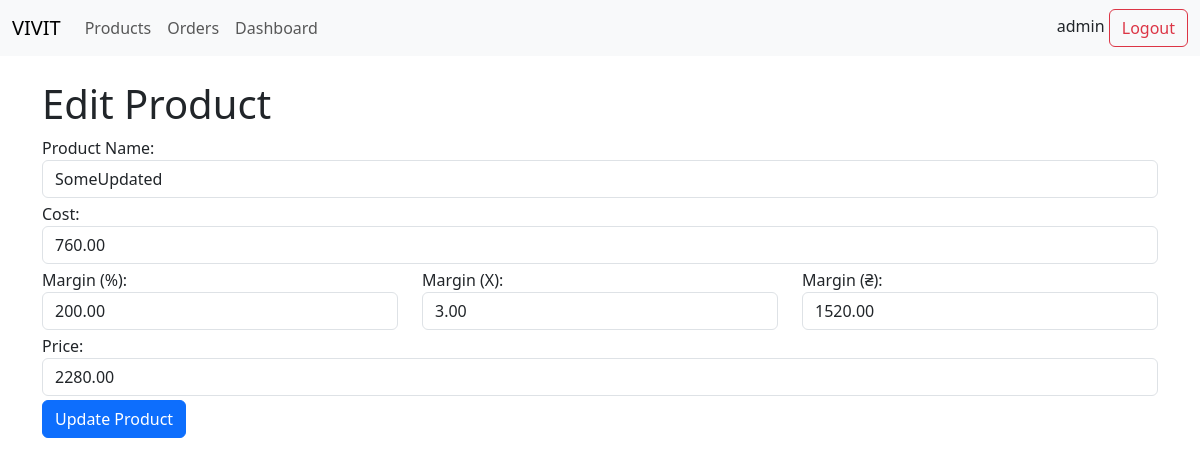
Screenshot of /product/edit_product/1 (signed in) with the database file from the repository.
### app/models.py (models this page shows, shortened)
class User(db.Model, UserMixin):
    __tablename__ = "user"
    id = db.Column(db.Integer, primary_key=True)
    username = db.Column(db.String(64), unique=True, nullable=False)
    password_hash = db.Column(db.String(128), nullable=False)

class Product(db.Model):
    __tablename__ = "product"
    id = db.Column(db.Integer, primary_key=True)
    name = db.Column(db.String(100), nullable=False)
    cost = db.Column(Numeric(10, 2), nullable=False)
    margin = db.Column(Numeric(10, 2), nullable=True)
    @property
    def price(self):
        if self.margin is not None:
            return self.cost + self.margin
        return self.cost

### app/product/routes.py (the view)
@product.route("/edit_product/<int:product_id>", methods=["GET", "POST"])
@login_required
def edit_product(product_id):
    product: Product = Product.query.get_or_404(product_id)
    marginUAH = product.margin if product.margin is not None else 0
    marginPercent = round(
        product.cost and (product.margin / product.cost) * 100 or 0, 2
    )
    marginMultiplier = round(
        product.cost and ((product.cost + product.margin) / product.cost) or 0, 2
    )
    if request.method == "POST":
        product.name = request.form.get("name")
        product.cost = request.form.get("cost")
        product.margin = request.form.get("marginUAH")
        db.session.commit()
        return redirect(url_for("product.products_list"))
    return render_template(
        "product/edit_product.html",
        product=product,
        marginUAH=marginUAH,
        marginPercent=marginPercent,
        marginMultiplier=marginMultiplier,
    )

### app/extensions.py (called while the page is built)
@login_manager.user_loader
def load_user(user_id):
    from .models import User
    return User.query.get(int(user_id))

### app/templates/product/edit_product.html (shortened to what this page needs)
{% extends "base.html" %}
{% block content %}
<h1>Edit Product</h1>
<form method="POST" action="{{ url_for('product.edit_product', product_id=product.id) }}">
  <div class="row mb-1">
    <div class="col">
      <label for="name">Product Name:</label>
      <input type="text" class="form-control" id="name" name="name" value="{{ product.name }}" required>
    </div>
  </div>
  <div class="row mb-1">
    <div class="col">
      <label for="cost">Cost:</label>
      <input type="number" step="0.01" class="form-control" id="cost" name="cost" value="{{ product.cost }}" required>
    </div>
  </div>
  <div class="row mb-1">
    <div class="col">
      <label for="margin">Margin (%):</label>
      <input type="number" step="0.01" class="form-control" id="marginPercent" name="marginPercent" value="{{ marginPercent }}" required>
    </div>
    <div class="col">
      <label for="margin">Margin (X):</label>
      <input type="number" step="0.01" class="form-control" id="marginMultiplier" name="marginMultiplier" value="{{ marginMultiplier }}" required>
    </div>
    <div class="col">
      <label for="margin">Margin (₴):</label>
      <input type="number" step="0.01" class="form-control" id="marginUAH" name="marginUAH" value="{{ marginUAH }}" required>
    </div>
  </div>
  <div class="row mb-1">
    <div class="col">
      <label for="price">Price:</label>
      <input type="number" step="0.01" class="form-control" id="price" name="price" value="{{ product.price }}" required>
    </div>
  </div>
  <button type="submit" class="btn btn-primary">Update Product</button>
{% endblock content %}

### app/templates/base.html (shortened to what this page needs)
<!doctype html>
<html lang="en">
<head>
    <link href="https://cdn.jsdelivr.net/npm/bootstrap@5.3.0/dist/css/bootstrap.min.css" rel="stylesheet">
</head>
<body>
    <nav class="navbar navbar-expand-lg navbar-light bg-light mb-4">
        <div class="container-fluid">
            <a class="navbar-brand" href="{{ url_for('product.products_list') }}">VIVIT</a>
            <div class="collapse navbar-collapse" id="navbarSupportedContent">
                <ul class="navbar-nav me-auto mb-2 mb-lg-0">
                    <li class="nav-item">
                        <a class="nav-link" href="{{ url_for('product.products_list') }}">Products</a>
                    </li>
                    <li class="nav-item">
                        <a class="nav-link" href="{{ url_for('order.orders_list') }}">Orders</a>
                    </li>
                    <li class="nav-item">
                        <a class="nav-link" href="{{ url_for('analytics.stats') }}">Dashboard</a>
                    </li>
                </ul>
            </div>
            <div>
                {% if current_user.is_authenticated %}
                {{current_user.username}}
                <a class="btn btn-outline-danger" href="{{ url_for('auth.logout') }}">Logout</a>
                {% else %}
                You must <a class="" href="{{ url_for('auth.login') }}">Login</a>!
                {% endif %}
            </div>
        </div>
    </nav>
    <div class="container">
        {% block content %}{% endblock %}
    </div>
</body>
</html>

### rows the page displays
User: username "admin"
Product: name "SomeUpdated", cost "760.00", marginUAH "1520.00", price "2280.00"
